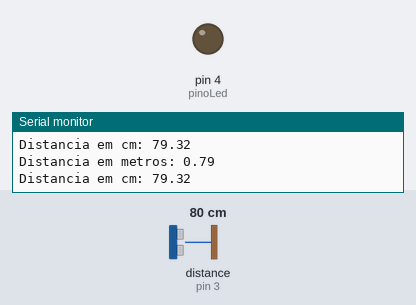
Simulated run of this sketch. Board: Arduino Uno, built with avr-gcc and run on an emulated ATmega328P. On the bench: output pins drawn as LEDs (lit = HIGH), the last lines printed to the serial monitor. Wiring (inferred from the names in the program): ultrasonic range finder: trigger pin 2; echo pin 3. Dashed ring = blinking. The inputs (shaded band) are chosen by the test bench; at power-on: distance to the obstacle (sensor on pin 3) 80 cm. The echo pulse lasts 58.3 µs per cm; pins used as bus, display or sensor lines are not drawn.

Above: at 2.2 s.
2.3 s: distance to the obstacle (sensor on pin 3) set to 7 cm
4.2 s: distance to the obstacle (sensor on pin 3) set to 4 cm
At 5.17 s:
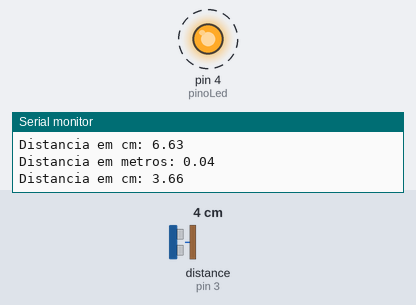
7.2 s: distance to the obstacle (sensor on pin 3) set to 60 cm
At 7.58 s:
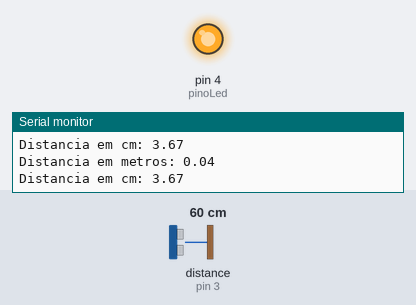
8.9 s: distance to the obstacle (sensor on pin 3) set to 2 cm
At 9.9 s:
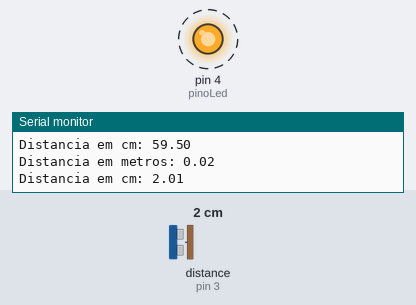
Timing chart, 0 to 12.9 s (numbered marks = the images above; inputs shaded):
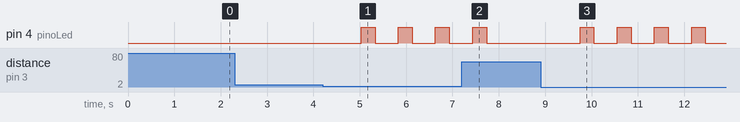

The sketch:

desafio_ultrassonico.ino
```cpp
//Constantes para armazenamento dos pinos trig e echo
#define pinoTrig 2
#define pinoEcho 3
#define pinoLed 4

//Variavel para guardar o tempo da onda
float tempoEcho = 0.0;

//Valores baseados na velocidade do som
float velocidadeSom = 340;         // metros por segundo
float velocidadeSomms = 0.000340;  //metros por microsegundos
void setup() {
  Serial.begin(9600);

  //Configuração do pino Trigger como saída e inicialização com sina LOW
  pinMode(pinoTrig, OUTPUT);
  pinMode(pinoLed, OUTPUT);
  digitalWrite(pinoTrig, LOW);
  delay(1000);

  //Configuração do pino echo como entrada
  pinMode(pinoEcho, INPUT);
}

void loop() {
  //Envia pulso para disparar o sensor
  disparaUltrassonico();

//Mede o tempo de duração do sinal do pino de leitura(em microsegundos)
  tempoEcho=pulseIn(pinoEcho, HIGH);

  Serial.print("Distancia em metros: ");
  Serial.println(calculaDistancia(tempoEcho));
  Serial.print("Distancia em cm: ");
  Serial.println(calculaDistancia(tempoEcho) * 100);
  delay(500);

if (calculaDistancia((tempoEcho) * 100) < 5){
    digitalWrite(pinoLed, HIGH);
    delay(300);
    digitalWrite(pinoLed, LOW);
  }
if (calculaDistancia((tempoEcho) * 100) > 6){
    digitalWrite(pinoLed, LOW);
  }
}

//Função para acionar o ultrassonico (pulso trigger)
void disparaUltrassonico(){
//Para fazer o ultrassonico enviar um pulso é necessario enviar para o pino trigger um sinal HIGH, com pelo menos 10us(Microsegundos) de duração
digitalWrite(pinoTrig, HIGH); //aciona o pino Trigger
delayMicroseconds(10); // Tempo de leitura
digitalWrite(pinoTrig, LOW); //Desativa o Trigger
}

//Função para calcular a distancia em metros
float calculaDistancia(float tempoMicros){
return ((tempoMicros * velocidadeSomms)/2);
}
```

Measured:
- the behaviour switches between 6 and 5 cm on distance to the obstacle (sensor on pin 3) (found by bisection; images 0 and 1)
- after the input at 4.2 s, pin 4 (pinoLed): alternates HIGH for 0.30 s and LOW for 0.50 s, starting after 0.83 s
- after the input at 7.2 s, pin 4 (pinoLed): goes on until 7.7 s, then stays LOW
- after the input at 8.9 s, pin 4 (pinoLed): alternates HIGH for 0.30 s and LOW for 0.50 s, starting after 0.85 s
